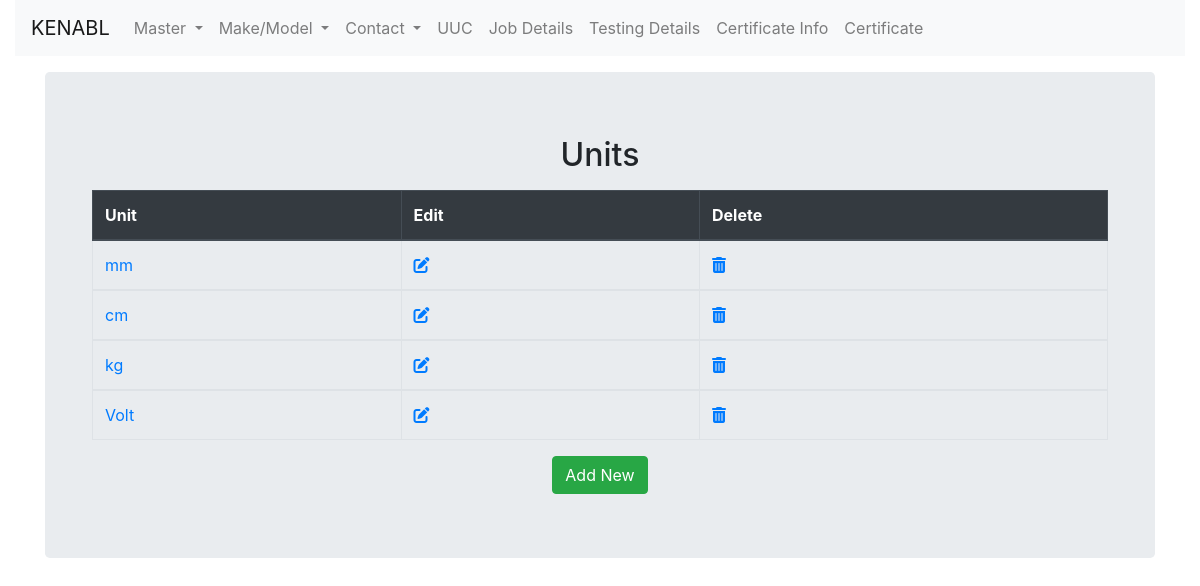
/unit/unit/, run on the app's committed database.
### unit/models.py (models this page shows, shortened)
class Unit(models.Model):
    location_name = models.ForeignKey('location.Location', on_delete=models.CASCADE, null=True)
    unit_name = models.CharField(max_length=200)

### unit/views.py (the view)
# urls.py: path('unit/', views.UnitList.as_view(), name='unit_list' ),
class UnitList(ListView):
	model = Unit
	template_name = 'unit/unit_list.html'

### unit/templates/unit/unit_list.html (shortened to what this page needs)
{% extends "masterinstrument/base.html"%}
{% block content %}
<div class="container">
  <div class="jumbotron">
    <div>
          <h2 style="text-align:center;">Units</h2>
    </div>
    <div class="container">
      <table class="table table-bordered">
        <thead class="thead-dark">
      <tr>
        <th scope="col">Unit</th>
        <th scope="col">Edit</th>
        <th scope="col">Delete</th>
      </tr>
    </thead>
	{% for ut in unit_list %}
  <tbody>
    <tr>
      <td><a href="{% url 'unitdetail' pk=ut.pk %}">{{ut.unit_name}}</a></td>
      <td><a href="{% url 'updateunit' pk=ut.pk %}"><i class="fas fa-edit"></a></i></td>
      <td><a href="{% url 'deleteunit' pk=ut.pk %}"><i class="fas fa-trash-alt"></a></i></td>
    </tr>
  </tbody>
	{% endfor %}
</table>
    <div class="text-center">
      <a class='btn btn-success' href="{% url 'createunit' %}">Add New</a>
    </div>
  </div>
</div>
</div>
{% endblock %}

### data on the page
Unit: unit_name "mm"
Unit: unit_name "cm"
Unit: unit_name "kg"
Unit: unit_name "Volt"
